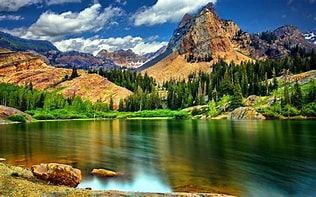
#> input picture nature.jpg, 316 x 197 px
$ python exp8.py
#> lines starting #> are read from the running program, lines starting #| are printed output that depends on the picture
import cv2
import numpy as np
# read a image using imread
img = cv2.imread('nature.jpg', 0)
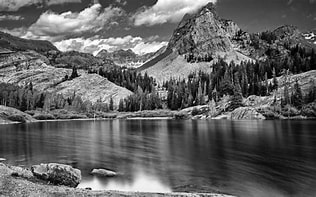
#> img: shape (197, 316); min 0, max 255, mean 98.4
cv2.imshow('image',img)
# creating a Histograms Equalization of a image using cv2.equalizeHist()
equ = cv2.equalizeHist(img)
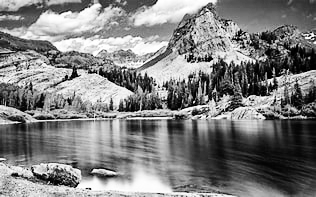
#> equ: shape (197, 316); min 0, max 255, mean 127.8
# stacking images side-by-side
res = np.hstack((img, equ))
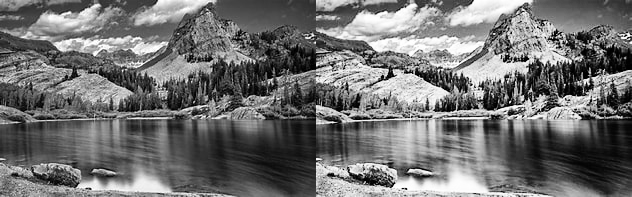
#> res: shape (197, 632); min 0, max 255, mean 113.1
# show image input vs output
cv2.imshow('image', res)
cv2.waitKey(0)
cv2.destroyAllWindows()

$ run again, with dog.jpg copied over nature.jpg
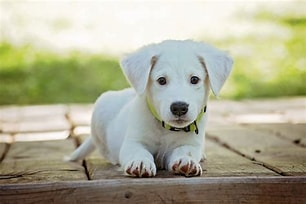
#> input picture dog.jpg, 306 x 204 px
#> `equ = cv2.equalizeHist(img)`:
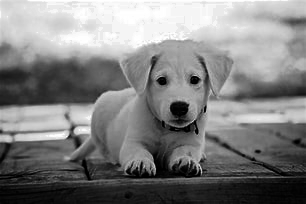
#> equ: shape (204, 306); min 0, max 255, mean 128.3
#> `res = np.hstack((img, equ))`:
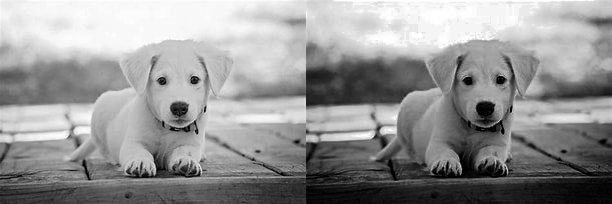
#> res: shape (204, 612); min 0, max 255, mean 149.2
